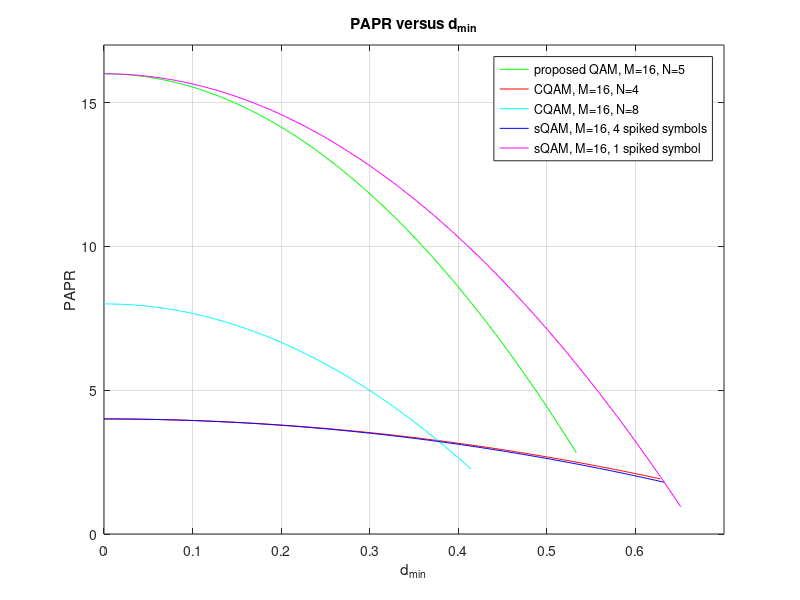

MATLAB code for this plot:
%16-QAM
c=15.44016936;
dmin_i=linspace(0,0.5332255829,200);
PAPR_i=16-3*c*dmin_i.^2;
plot(dmin_i,PAPR_i,"g")
hold on

%16-CQAM, N=4
dmin_ii=linspace(0,0.62772,200);
PAPR_ii=4-5.280239*dmin_ii.^2;
plot(dmin_ii,PAPR_ii,"r")

%16-CQAM, N=8
dmin_iii=linspace(0,0.41391,200);
PAPR_iii=8-33.446152*dmin_iii.^2;
plot(dmin_iii,PAPR_iii,"c")

%16-sQAM, 4 symbols spike
dmin_iv=linspace(0,0.63245,200);
PAPR_iv=4-5.5*dmin_iv.^2;
plot(dmin_iv,PAPR_iv,"b")

%16-sQAM, 1 symbol spike
dmin_v=linspace(0,0.65103,200);
PAPR_v=16-35.5*dmin_v.^2;
plot(dmin_v,PAPR_v,"m")


xlim([0 0.7])
ylim([0 17])
xlabel('d_{min}')
ylabel('PAPR')
title('PAPR versus d_{min}')
legend({'proposed QAM, M=16, N=5','CQAM, M=16, N=4','CQAM, M=16, N=8','sQAM, M=16, 4 spiked symbols',...
    'sQAM, M=16, 1 spiked symbol'}, 'Location','northeast')
grid on;
hold off
   
%saveas(gcf,'PAPR_dmin_NEW.pdf');
